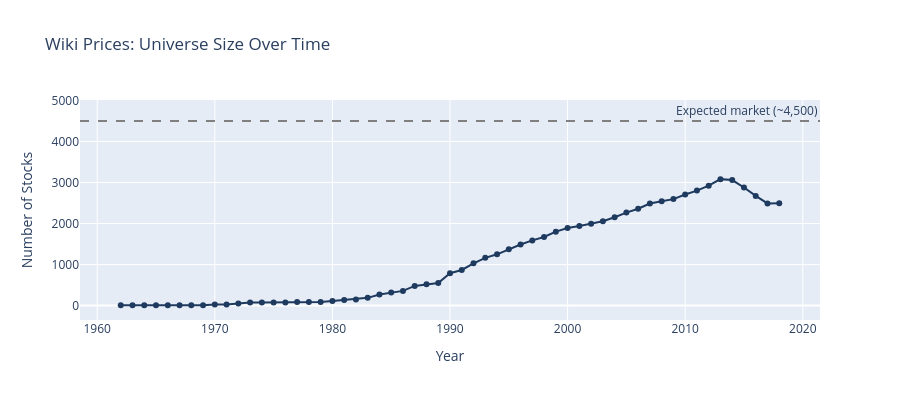

The cell this chart's notebook holds for it:
### Code cell
# Universe size over time
annual = completeness["annual_flows"]
fig = go.Figure()
fig.add_trace(
    go.Scatter(
        x=annual["year"].to_list(),
        y=annual["cumulative_count"].to_list(),
        mode="lines+markers",
        name="Total Stocks",
        line=dict(color="#1E3A5F", width=2),
    )
)
fig.add_hline(
    y=completeness["expected_market_size"],
    line_dash="dash",
    line_color="gray",
    annotation_text=f"Expected market (~{completeness['expected_market_size']:,})",
)
fig.update_layout(
    title="Wiki Prices: Universe Size Over Time",
    xaxis_title="Year",
    yaxis_title="Number of Stocks",
    height=400,
)
fig.show()

### Figure 1 — Plotly figure (JSON) as saved in the notebook; plotly's stock layout.template omitted (floating-point values rounded to 4 significant figures)
{"data": [{"line": {"color": "#1E3A5F", "width": 2}, "mode": "lines+markers", "name": "Total Stocks", "type": "scatter", "x": [1962, 1963, 1964, 1965, 1966, 1967, 1968, 1969, 1970, 1971, 1972, 1973, 1974, 1975, 1976, 1977, 1978, 1979, 1980, 1981, 1982, 1983, 1984, 1985, 1986, 1987, 1988, 1989, 1990, 1991, 1992, 1993, 1994, 1995, 1996, 1997, 1998, 1999, 2000, 2001, 2002, 2003, 2004, 2005, 2006, 2007, 2008, 2009, 2010, 2011, 2012, 2013, 2014, 2015, 2016, 2017, 2018], "y": [9, 9, 9, 9, 9, 9, 9, 9, 28, 28, 49, 73, 73, 74, 74, 86, 88, 89, 113, 135, 149, 189, 272, 317, 359, 481, 520, 552, 791, 869, 1030, 1164, 1251, 1374, 1489, 1590, 1673, 1803, 1892, 1941, 1995, 2055, 2153, 2268, 2362, 2489, 2544, 2596, 2709, 2804, 2923, 3083, 3061, 2879, 2674, 2491, 2494]}], "layout": {"annotations": [{"showarrow": false, "text": "Expected market (~4,500)", "x": 1, "xanchor": "right", "xref": "x domain", "y": 4500, "yanchor": "bottom", "yref": "y"}], "height": 400, "shapes": [{"line": {"color": "gray", "dash": "dash"}, "type": "line", "x0": 0, "x1": 1, "xref": "x domain", "y0": 4500, "y1": 4500, "yref": "y"}], "title": {"text": "Wiki Prices: Universe Size Over Time"}, "xaxis": {"title": {"text": "Year"}}, "yaxis": {"title": {"text": "Number of Stocks"}}}}
